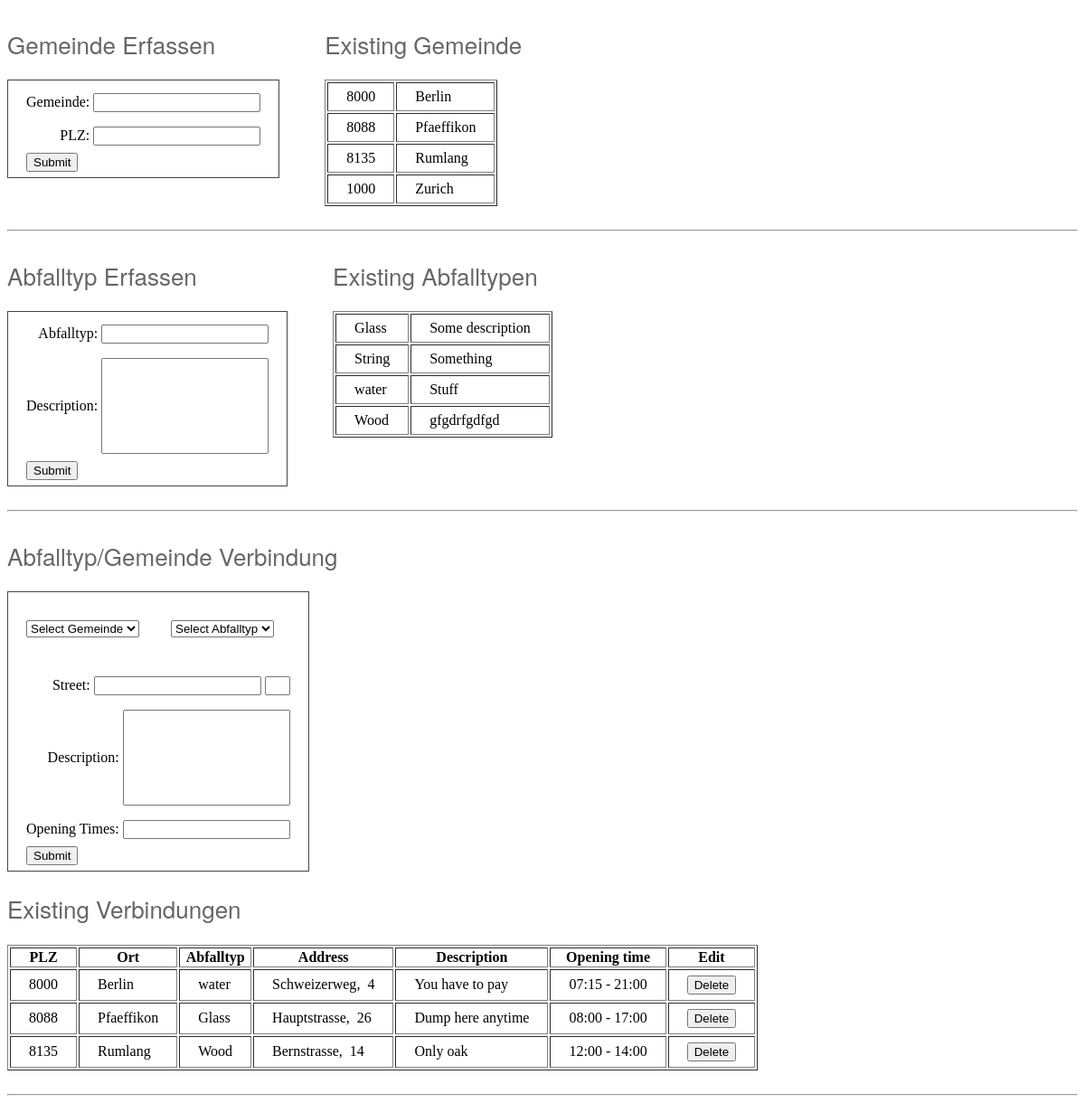
Page /Abfallkalender/index.php on the committed database.
### tables this page shows
CREATE TABLE IF NOT EXISTS `place` (
  `place_id` int(5) NOT NULL auto_increment,
  `place_name` varchar(255) NOT NULL,
  `plz` varchar(10) NOT NULL,
  PRIMARY KEY  (`place_id`)
);

CREATE TABLE IF NOT EXISTS `abfalltype` (
  `type_id` int(5) NOT NULL auto_increment,
  `abfalltype` varchar(255) NOT NULL,
  `description` varchar(255) NOT NULL,
  PRIMARY KEY  (`type_id`)
);

CREATE TABLE IF NOT EXISTS `abfalllocation` (
  `location_id` int(5) NOT NULL auto_increment,
  `place_id` int(5) NOT NULL,
  `type_id` int(5) NOT NULL,
  `street` varchar(255) NOT NULL,
  `streetnumber` int(5) NOT NULL,
  `descriptionver` varchar(255) NOT NULL,
  `openingtime` varchar(255) NOT NULL,
  PRIMARY KEY  (`location_id`)
);

### Abfallkalender/index.php (the view, shortened to what this page needs)
<!DOCTYPE html>
<html lang="en-US">
<head>
<link rel="stylesheet" type="text/css" href="style.css">
</head>
<body>
<div class="addGemeinde">
<h2>Gemeinde Erfassen</h2>
<form class="addGemeinde" method="post" action="<?php echo $_SERVER['PHP_SELF'];?>" name="form1">
<span>Gemeinde: <input type="text" name="gemeinde"></span><br />
<span>PLZ: <input type="text" name="plz"></span><br />
<input type="submit">
</form>
</div>
<?php
	include ('dbconnect.php');
  $result = $main->prepare('SELECT * FROM place GROUP BY place_name');
  $result->execute(array('id' => '*'));
  $places = $result->fetchAll();
  if ( count($places) ) {
	echo '<div class="tableClass"><h2>Existing Gemeinde</h2><table border="1">';
    foreach($places as $row) {
      echo '<tr><td>' .$row['plz'].'</td><td>'.$row['place_name']. '</td></tr>';
    }
	echo '</table></div>';
	} else {
	echo "No rows returned.";
    }
echo '<div style="clear:both;margin-top:50px"></div><br /><hr>';
?>
<div class="addGemeinde">
<h2>Abfalltyp Erfassen</h2>
<form class="addGemeinde" method="post" action="<?php echo $_SERVER['PHP_SELF'];?>" name="form2">
<span>Abfalltyp: <input type="text" name="abfalltyp"></span><br />
<span>Description: <input type="text" name="typdesc" style="height:100px;"></span><br />
<input type="submit">
</form>
</div>
<?php
	include ('dbconnect.php');
  $result = $main->prepare('SELECT * FROM abfalltype GROUP BY abfalltype');
  $result->execute(array('id' => '*'));
  $abfalltype = $result->fetchAll();
  if ( count($abfalltype) ) {
	echo '<div class="tableClass"><h2>Existing Abfalltypen</h2><table border="1">';
    foreach($abfalltype as $row) {
      echo '<tr><td>' .$row['abfalltype'].'</td><td>'.$row['description']. '</td></tr>';
    }
	echo '</table></div>';
	} else {
	echo "No rows returned.";
    }
echo '<div style="clear:both;margin-top:50px"></div><br /><hr>';
?>
<div class="addGemeinde">
<h2>Abfalltyp/Gemeinde Verbindung</h2>
<form class="gemeindeVer" method="post" action="<?php echo $_SERVER['PHP_SELF'];?>" name="form3">
<?php
if ( count($places) ) {
echo '<select name = "gemeindeverbindung" id= "select1">';
echo '<option value="">Select Gemeinde</option>';
	echo '</select>';
	} else {
	echo "No rows returned.";
  }
  if ( count($abfalltype) ) {
echo '<select name = "abfallverbindung" id= "select2">';
echo '<option value="">Select Abfalltyp</option>';
	echo '</select>';
	} else {
	echo "No rows returned.";
    }
echo '<br /><span>Street: <input type="text" name="streetVer">  <input style="width:20px;" type="text" name="streetnumVer"></span><br />
<span>Description: <input  style="height:100px;" type="text" name="descVer"></span><br />
<span>Opening Times: <input type="text" name="openVer"></span>';
echo '<br /><input type="submit"></form></div><br />';
	include ('dbconnect.php');
  $result = $main->prepare('SELECT *
FROM place, abfalllocation, abfalltype
WHERE place.place_id = abfalllocation.place_id
AND abfalltype.type_id = abfalllocation.type_id
GROUP BY plz');
  $result->execute(array('id' => '*'));
  $verbindung = $result->fetchAll();
  if ( count($verbindung) ) {
	echo '<div class="tableClass"><h2>Existing Verbindungen</h2><table border="1">';
echo '<tr><th>PLZ</th><th>Ort</th><th>Abfalltyp</th><th>Address</th><th>Description</th><th>Opening time</th><th>Edit</th></tr>';
    foreach($verbindung as $row) {
      echo '<tr><td>' .$row['plz'].'</td><td>'.$row['place_name']. '</td><td>'.$row['abfalltype'].'</td><td>'.$row['street'].',&nbsp; '.$row['streetnumber'].'</td><td>'.$row['descriptionver'].'</td><td>'.$row['openingtime'].'</td>
<td>
<form action="" method="post">
<input type ="hidden" name="deleteVer" value="'.$row['location_id'].'" />
<input type="submit" name="submit" value="Delete" />
</form>
</td>
</tr>';
    }
	echo '</table></div>';
	} else {
	echo "No rows returned.";
    }
echo '<div style="clear:both;margin-top:50px"></div><br /><hr>';
?>
</head>
<body>

### Abfallkalender/style.css (style rules this page uses)
table td { padding: 6px 20px 6px 20px; }
.addGemeinde { float:left; }
.tableClass { float:left; }
.addGemeinde form { margin-right:50px; padding: 6px 20px 6px 20px; border:1px solid #444; clear:right; }
.addGemeinde form span { float:right; padding:8px 0; }
h2 { font-size:26px; font-family: "Helvetica Neue",Helvetica,Arial,sans-serif; font-weight: 500; color:#666; }
#select1 { margin: 25px 35px 35px 0; }

### rows in the picture
place: plz "8000", place_name "Berlin"
place: plz "8088", place_name "Pfaeffikon"
place: plz "8135", place_name "Rumlang"
place: plz "1000", place_name "Zurich"
abfalltype: abfalltype "Glass", description "Some description"
abfalltype: abfalltype "String", description "Something"
abfalltype: abfalltype "water", description "Stuff"
abfalltype: abfalltype "Wood", description "gfgdrfgdfgd"
abfalllocation: place.plz "8000", place.place_name "Berlin", type.abfalltype "water", street "Schweizerweg", streetnumber "4", descriptionver "You have to pay", openingtime "07:15 - 21:00"
abfalllocation: place.plz "8088", place.place_name "Pfaeffikon", type.abfalltype "Glass", street "Hauptstrasse", streetnumber "26", descriptionver "Dump here anytime", openingtime "08:00 - 17:00"
abfalllocation: place.plz "8135", place.place_name "Rumlang", type.abfalltype "Wood", street "Bernstrasse", streetnumber "14", descriptionver "Only oak", openingtime "12:00 - 14:00"
